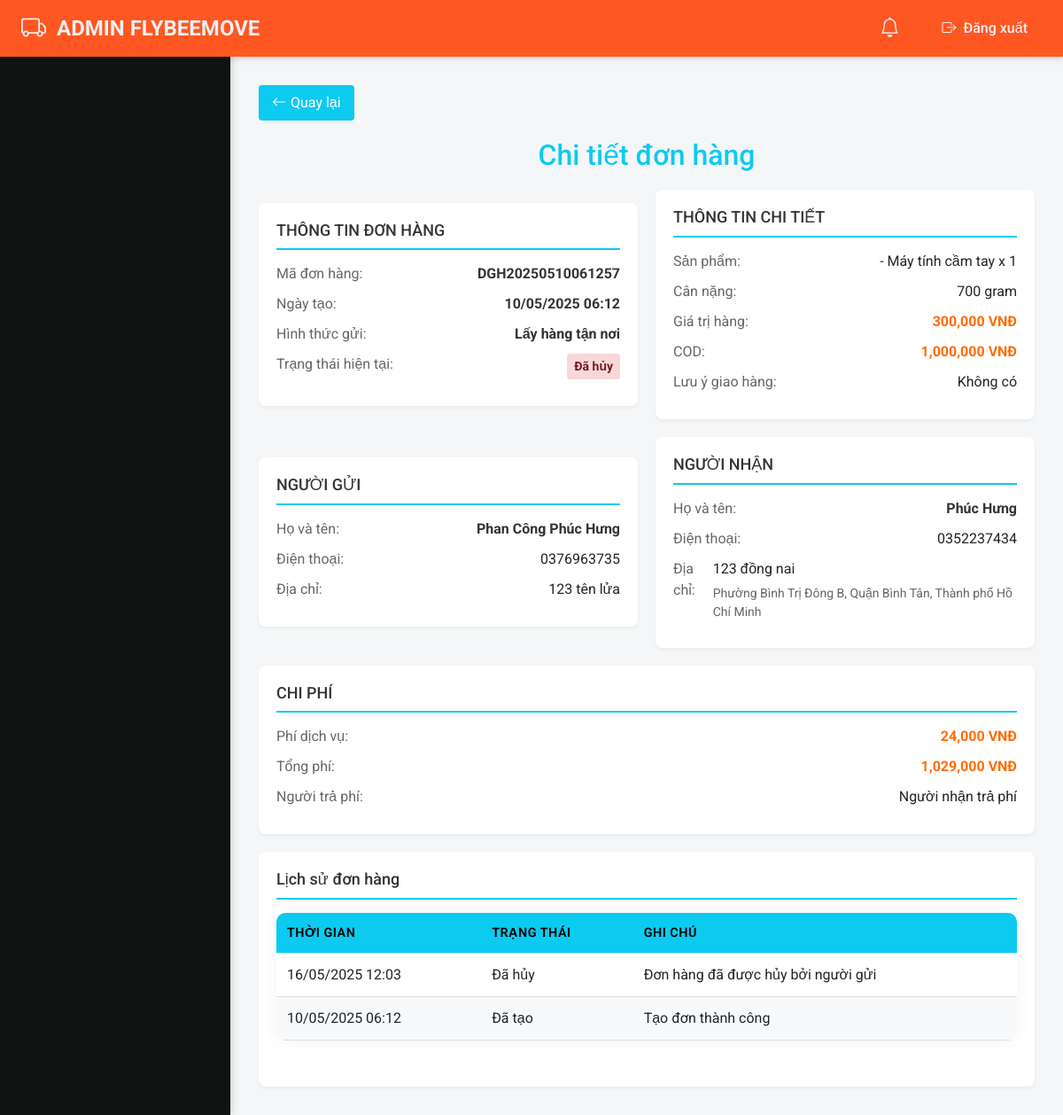
Screenshot of /admin/detail_listOrder.php?id=DGH20250510061257 (signed in) with the database file from the repository.
### tables this page shows
CREATE TABLE `donhang` (
  `maVanDon` varchar(40) NOT NULL,
  `id_khachHang` int(11) NOT NULL,
  `id_nhanVien` int(11) DEFAULT NULL,
  `id_trangThai` int(11) NOT NULL,
  `id_sanPham` int(11) DEFAULT NULL,
  `id_nguoiNhan` int(11) NOT NULL,
  `id_nguoiGui` int(11) NOT NULL,
  `id_thanhToan` int(11) DEFAULT NULL,
  `ngayTaoDon` datetime NOT NULL,
  `ghiChu` text DEFAULT NULL,
  `ngayGiao` datetime DEFAULT NULL,
  `id_phi` int(11) DEFAULT NULL,
  `hinhThucGui` varchar(50) NOT NULL,
  `KL_DH` decimal(10,2) NOT NULL,
  `rong` decimal(10,2) DEFAULT NULL,
  `dai` int(11) DEFAULT NULL,
  `cao` decimal(10,2) DEFAULT NULL,
  `giaTriHang` decimal(15,2) DEFAULT NULL,
  `COD` decimal(15,2) DEFAULT 0.00
);

CREATE TABLE `trangthai` (
  `id_trangThai` int(11) NOT NULL,
  `tenTrangThai` varchar(100) NOT NULL,
  `moTa` text DEFAULT NULL
);

CREATE TABLE `sanpham` (
  `id_sanPham` int(11) NOT NULL,
  `maVanDon` varchar(50) DEFAULT NULL,
  `maSP` varchar(50) NOT NULL,
  `tenSanPham` varchar(50) NOT NULL,
  `soLuong` int(11) NOT NULL,
  `khoiLuong` decimal(10,2) NOT NULL,
  `Dai` decimal(10,2) DEFAULT NULL,
  `Rong` decimal(10,2) DEFAULT NULL,
  `giaTri` float DEFAULT NULL
);

CREATE TABLE `nguoigui` (
  `id_nguoiGui` int(11) NOT NULL,
  `tenNguoiGui` varchar(100) NOT NULL,
  `diaChiNguoiGui` text NOT NULL,
  `sdtNguoiGui` varchar(15) NOT NULL
);

CREATE TABLE `nguoinhan` (
  `id_nguoiNhan` int(11) NOT NULL,
  `tenNguoiNhan` varchar(100) NOT NULL,
  `soDienThoai` varchar(15) NOT NULL,
  `id_diaChi` int(11) DEFAULT NULL
);

CREATE TABLE `diachi` (
  `id_diaChi` int(11) NOT NULL,
  `diaChiNguoiNhan` text NOT NULL,
  `tinh_tp` varchar(100) NOT NULL,
  `quan_huyen` varchar(100) NOT NULL,
  `phuong_xa` varchar(100) NOT NULL
);

CREATE TABLE `phi` (
  `id_phi` int(11) NOT NULL,
  `maVanDon` varchar(20) DEFAULT NULL,
  `phiDichVu` decimal(15,2) NOT NULL,
  `phiKhaiGia` decimal(15,2) DEFAULT 0.00,
  `phiCOD` decimal(15,2) DEFAULT 0.00,
  `tongPhi` decimal(15,2) NOT NULL,
  `benTraPhi` varchar(20) NOT NULL
);

CREATE TABLE `lichsu_trangthai` (
  `id_lichSuTrangThai` int(11) NOT NULL,
  `maVanDon` varchar(40) NOT NULL,
  `id_TrangThai` int(11) NOT NULL,
  `mocThoiGian` datetime NOT NULL,
  `diaDiem` varchar(255) DEFAULT NULL,
  `HIMnotes` text DEFAULT NULL
);

### admin/detail_listOrder.php (the view, shortened to what this page needs)
<?php
require 'header.php';
$orderId = isset($_GET['id']) ? $_GET['id'] : '';
$sql = "SELECT o.maVanDon, o.ngayTaoDon, o.COD, o.giaTriHang, o.KL_DH,o.ghiChu, o.hinhThucGui,s.tenNguoiGui, s.sdtNguoiGui,
s.diaChiNguoiGui,r.tenNguoiNhan, r.soDienThoai,a.diaChiNguoiNhan, a.tinh_tp, a.quan_huyen, a.phuong_xa,f.tongPhi,
f.phiDichVu, f.benTraPhi,os.tenTrangThai, os.id_trangThai
        FROM donHang o
        JOIN nguoigui s ON o.id_nguoiGui = s.id_nguoiGui
        JOIN nguoinhan r ON o.id_nguoiNhan = r.id_nguoiNhan
        JOIN diachi a ON r.id_diaChi = a.id_diaChi
        JOIN phi f ON o.id_phi = f.id_phi
        JOIN trangthai os ON o.id_trangThai = os.id_trangThai
        WHERE o.maVanDon = ?";
$stmt = $mysqli->prepare($sql);
$stmt->bind_param("s", $orderId);
$stmt->execute();
$result = $stmt->get_result();
$order = $result->fetch_assoc();
$productsSql = "SELECT tenSanPham, soLuong FROM sanpham WHERE maVanDon = ?";
$productsStmt = $mysqli->prepare($productsSql);
$productsStmt->bind_param("s", $orderId);
$productsStmt->execute();
$productsResult = $productsStmt->get_result();
$historySql = "SELECT
    osh.mocThoiGian,
    os.tenTrangThai,
    osh.diaDiem,
    osh.HIMnotes
FROM lichsu_trangthai osh
JOIN trangthai os ON osh.id_trangThai = os.id_trangThai
WHERE osh.maVanDon = ?
ORDER BY osh.mocThoiGian DESC";
$historyStmt = $mysqli->prepare($historySql);
$historyStmt->bind_param("s", $orderId);
$historyStmt->execute();
$historyResult = $historyStmt->get_result();
$statusClass = match ($order['tenTrangThai']) {
    'Đã tạo' => 'status-waitconfirm',
    'Chờ xử lý' => 'status-waiting',
    'Đang giao' => 'status-delivering',
    'Đã giao' => 'status-completed',
    'Giao không thành công' => 'status-canceled',
    'Đã hủy' => 'status-lost-damaged',
    default => ''
};
?>
<!DOCTYPE html>
<html lang="vi">
<head>
    <link rel="stylesheet" href="https://cdn.jsdelivr.net/npm/bootstrap-icons@1.7.2/font/bootstrap-icons.css">
    <link rel="stylesheet" href="./css/orders.css">
</head>
<body>
    <div class="detail_listOrder">
        <div class="content-wrapper">
            <a href="list_orders.php" class="back-button">
                <i class="bi bi-arrow-left"></i> Quay lại
            </a>
            <h2 style="text-align: center; color: #0dcaf0; margin-bottom: 20px;">Chi tiết đơn hàng</h3>
            <main>
                <section class="order-info">
                    <div class="order-block">
                        <h2>THÔNG TIN ĐƠN HÀNG</h2>
                        <div class="info-row">
                            <span>Mã đơn hàng:</span>
                            <b><?= htmlspecialchars($order['maVanDon']) ?></b>
                        </div>
                        <div class="info-row">
                            <span>Ngày tạo:</span>
                            <b><?= date('d/m/Y H:i', strtotime($order['ngayTaoDon'])) ?></b>
                        </div>
                        <div class="info-row">
                            <span>Hình thức gửi:</span>
                            <b><?= htmlspecialchars($order['hinhThucGui']) ?></b>
                        </div>
                        <div class="info-row">
                            <span>Trạng thái hiện tại:</span>
                            <span class="status <?= $statusClass ?>">
                                <?= htmlspecialchars($order['tenTrangThai']) ?>
                            </span>
                        </div>
                    </div>
                    <div class="order-block">
                        <h2>THÔNG TIN CHI TIẾT</h2>
                        <div class="info-row">
                            <span>Sản phẩm:</span>
                            <span>
                                <?php
                                if ($productsResult->num_rows > 0) {
                                    $products = $productsResult->fetch_all(MYSQLI_ASSOC);
                                    foreach ($products as $index => $product) {
                                        echo '- '.htmlspecialchars($product['tenSanPham'] ?? 'N/A') . ' x ' . $product['soLuong'];
                                    }
                                } else {
                                    echo 'Không có sản phẩm';
                                }
                                ?>
                            </span>
                        </div>
                        <div class="info-row">
                            <span>Cân nặng:</span>
                            <span><?= number_format($order['KL_DH'], 0) ?> gram</span>
                        </div>
                        <div class="info-row">
                            <span>Giá trị hàng:</span>
                            <span class="price-info"><?= number_format($order['giaTriHang'], 0) ?> VNĐ</span>
                        </div>
                        <div class="info-row">
                            <span>COD:</span>
                            <span class="price-info"><?= number_format($order['COD'], 0) ?> VNĐ</span>
                        </div>
                        <div class="info-row">
                            <span>Lưu ý giao hàng:</span>
                            <span><?= htmlspecialchars($order['ghiChu'] ?? 'Không có') ?></span>
                        </div>
                    </div>
                </section>
                <section class="order-info">
                    <div class="order-block">
                        <h2>NGƯỜI GỬI</h2>
                        <div class="info-row">
                            <span>Họ và tên:</span>
                            <b><?= htmlspecialchars($order['tenNguoiGui']) ?></b>
                        </div>
                        <div class="info-row">
                            <span>Điện thoại:</span>
                            <span><?= htmlspecialchars($order['sdtNguoiGui']) ?></span>
                        </div>
                        <div class="info-row">
                            <span>Địa chỉ:</span>
                            <span><?= htmlspecialchars($order['diaChiNguoiGui']) ?></span>
                        </div>
                    </div>
                    <div class="order-block">
                        <h2>NGƯỜI NHẬN</h2>
                        <div class="info-row">
                            <span>Họ và tên:</span>
                            <b><?= htmlspecialchars($order['tenNguoiNhan']) ?></b>
                        </div>
                        <div class="info-row">
                            <span>Điện thoại:</span>
                            <span><?= htmlspecialchars($order['soDienThoai']) ?></span>
                        </div>
                        <div class="info-row">
                            <span>Địa chỉ:</span>
                            <span>
                                <?= htmlspecialchars($order['diaChiNguoiNhan']) ?>
                                <div class="address-details">
                                    <?= htmlspecialchars($order['phuong_xa']) ?>,
                                    <?= htmlspecialchars($order['quan_huyen']) ?>,
                                    <?= htmlspecialchars($order['tinh_tp']) ?>
                                </div>
                            </span>
                        </div>
                    </div>
                </section>
                <section class="order-info">
                    <div class="order-block">
                        <h2>CHI PHÍ</h2>
                        <div class="info-row">
                            <span>Phí dịch vụ:</span>
                            <span class="price-info"><?= number_format($order['phiDichVu'], 0) ?> VNĐ</span>
                        </div>
                        <div class="info-row">
                            <span>Tổng phí:</span>
                            <span class="price-info"><?= number_format($order['tongPhi'], 0) ?> VNĐ</span>
                        </div>
                        <div class="info-row">
                            <span>Người trả phí:</span>
                            <span><?= $order['benTraPhi'] == 1 ? 'Người nhận trả phí' : 'Người gửi trả phí' ?></span>
                        </div>
                    </div>
                </section>
                <section class="order-history">
                    <h2>Lịch sử đơn hàng</h2>
                    <table>
                        <thead>
                            <tr>
                                <th>Thời gian</th>
                                <th>Trạng thái</th>
                                <th>Ghi chú</th>
                            </tr>
                        </thead>
                        <tbody>
                            <?php if ($historyResult->num_rows > 0): ?>
                                <?php while ($history = $historyResult->fetch_assoc()): ?>
                                    <tr>
                                        <td><?= date('d/m/Y H:i', strtotime($history['mocThoiGian'])) ?></td>
                                        <td><?= htmlspecialchars($history['tenTrangThai']) ?></td>
                                        <td><?= htmlspecialchars($history['HIMnotes']) ?></td>
                                    </tr>
                                <?php endwhile; ?>
                            <?php else: ?>
                                <tr>
                                    <td colspan="4" style="text-align: center;">Chưa có lịch sử cập nhật</td>
                                </tr>
                            <?php endif; ?>
                        </tbody>
                    </table>
                </section>
            </main>
        </div>
    </div>
</body>
</html>

### admin/css/header.css (style rules this page uses)
:root { --primary-color: #ff5722; --primary-dark: #e64a19; --sidebar-bg: #111212; --text-light: #ecf0f1; --text-dark: #2c3e50; --border-color: rgba(255,255,255,0.1); }
* { box-sizing: border-box; margin: 0; padding: 0; }
body { font-family: 'Roboto', sans-serif; display: flex; min-height: 100vh; background: #f4f6f8; }

### admin/css/orders.css (style rules this page uses)
table { width: 100%; border-collapse: separate; border-spacing: 0; margin-bottom: 2rem; border-radius: 10px; overflow: hidden; box-shadow: 0 0 20px rgba(0, 0, 0, 0.05); }
th, td { padding: 1rem 1.5rem; border-bottom: 1px solid #e0e0e0; text-align: left; }
th { background: #0dcaf0; color: #fff; font-weight: 600; text-transform: uppercase; font-size: 0.9rem; letter-spacing: 0.5px; }
tr:nth-child(even) { background: #f8f9fa; }
.order-info { display: flex; gap: 1rem; align-items: center; }
.detail_listOrder main { max-width: 1200px; margin: 0 auto; }
.detail_listOrder .order-info { display: grid; grid-template-columns: repeat(auto-fit, minmax(300px, 1fr)); gap: 20px; margin-bottom: 20px; }
.detail_listOrder .order-block { background: white; padding: 20px; border-radius: 8px; box-shadow: 0 2px 4px rgba(0,0,0,0.05); }
.detail_listOrder .order-block h2 { color: #333; margin-top: 0; margin-bottom: 15px; font-size: 18px; border-bottom: 2px solid #0dcaf0; padding-bottom: 10px; }
.detail_listOrder .info-row { margin-bottom: 10px; display: flex; justify-content: space-between; }
.detail_listOrder .info-row span:first-child { color: #666; }
.detail_listOrder .info-row b { color: #333; }
.detail_listOrder .status { padding: 4px 8px; border-radius: 4px; font-size: 14px; font-weight: bold; }
.detail_listOrder .order-history { background: white; padding: 20px; border-radius: 8px; box-shadow: 0 2px 4px rgba(0,0,0,0.05); }
.detail_listOrder .order-history h2 { color: #333; margin-top: 0; margin-bottom: 15px; font-size: 18px; border-bottom: 2px solid #0dcaf0; padding-bottom: 10px; }
.detail_listOrder table { width: 100%; border-collapse: collapse; }
.detail_listOrder th, td { padding: 12px; text-align: left; border-bottom: 1px solid #ddd; }
.detail_listOrder th { background: #f8f9fa; font-weight: 600; }
.detail_listOrder a { color: #0dcaf0; text-decoration: none; }
.detail_listOrder .back-button { display: inline-flex; align-items: center; gap: 5px; background: #0dcaf0; color: white; padding: 8px 15px; border-radius: 4px; text-decoration: none; margin-bottom: 20px; }
.detail_listOrder .status-lost-damaged { background: #f8d7da; color: #721c24; }
.detail_listOrder .address-details { color: #666; font-size: 14px; margin-top: 5px; }
.detail_listOrder .price-info { font-weight: bold; color: #ff6b00; }
.detail_listOrder th { background: #0dcaf0; color: black; }

### rows the page displays
donhang: maVanDon "DGH20250510061257", ngayTaoDon "10/05/2025 06:12", hinhThucGui "Lấy hàng tận nơi", id_trangThai.tenTrangThai "Đã hủy", KL_DH "700", giaTriHang "300,000", COD "1,000,000", ghiChu "Không có", id_nguoiGui.tenNguoiGui "Phan Công Phúc Hưng", id_nguoiGui.sdtNguoiGui "0376963735", id_nguoiGui.diaChiNguoiGui "123 tên lửa", id_nguoiNhan.tenNguoiNhan "Phúc Hưng", id_nguoiNhan.soDienThoai "0352237434", diachi.diaChiNguoiNhan "123 đồng nai", diachi.phuong_xa "Phường Bình Trị Đông B", diachi.quan_huyen "Quận Bình Tân", diachi.tinh_tp "Thành phố Hồ Chí Minh", id_phi.phiDichVu "24,000", id_phi.tongPhi "1,029,000"
sanpham: tenSanPham "Máy tính cầm tay", soLuong "1"
lichsu_trangthai: mocThoiGian "16/05/2025 12:03", id_TrangThai.tenTrangThai "Đã hủy", HIMnotes "Đơn hàng đã được hủy bởi người gửi"
lichsu_trangthai: mocThoiGian "10/05/2025 06:12", id_TrangThai.tenTrangThai "Đã tạo", HIMnotes "Tạo đơn thành công"
